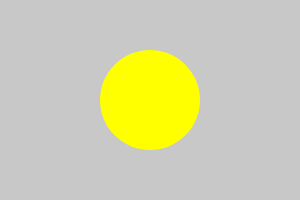
Frame 1 (no input)
Frame 60 (no input): identical to frame 1, image omitted
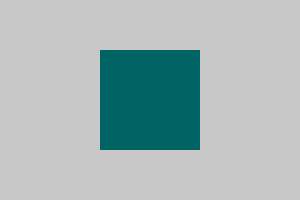
Frame 120 (the mouse pressed at the canvas centre since frame 60)

The p5.js sketch that drew these frames (run headless with seeded random() and noise() and a simulated clock; from frame 60 on, the mouse is pressed at the canvas centre):

// p5.js sketch
// ── sketch.js
let vorm = 1


function setup() {
  createCanvas(300, 200)
  noStroke()
  rectMode(CENTER)

}

function draw() {
  background(200)
  fill('yellow')

  if (vorm == 1) {
    ellipse(width / 2, height / 2, 100);
  } else if (vorm == 2) {
    fill(0, 100, 100);
    rect(width / 2, height / 2, 100, 100);
  } else {
    fill(130, 0, 130);
    triangle(width / 2, height / 4, width / 4, height * 0.75, width * 0.75, height * 0.75);
  }
}

function mousePressed() {
  vorm++;
  if (vorm > 3) {
    vorm = 1;
  }
}
